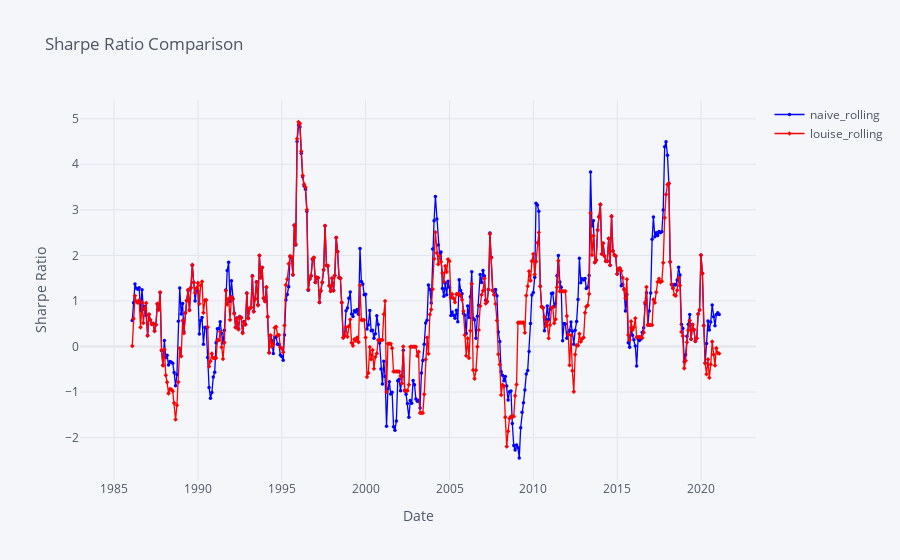

The notebook cell saved with this chart:
### Markdown cell above
The Sharpe Ratio measures an investment’s returns relative to the risk. A higher sharpe ratio is considered better as it indicates optimisation and high return relative to the risk. If we analyse the chart below, we notice that the sharpe ratio is higher for the naive strategy than it is for Louise's strategy indicating that the return is better relative to the risk. This enforces our explanation of Louise’s strategy not being on the efficient frontier as it is not risk-return optimised.

### Code cell
louiseDf['louise_rolling'] = louiseDf['R-RF'].rolling(12).mean() / louiseDf['R-RF'].rolling(12).std() * np.sqrt(12) 
louiseDf['louise_rolling'].dropna()
plotdf = louiseDf[['Date','louise_rolling']]
plotdf.set_index("Date")
finalplot = pd.merge(plotdf,sharpe_plot,on = 'Date',how = 'inner')
finalplot = finalplot.set_index("Date")
print(finalplot)
plyo.iplot(  
    finalplot[['naive_rolling','louise_rolling']].iplot(asFigure=True,
                                                 title='Sharpe Ratio Comparison',  
             xTitle='Date',  
             yTitle='Sharpe Ratio',
                                                 mode={'naive_rolling': 'lines+markers', 'louise_rolling': 'lines+markers'},  
             symbol={'naive_rolling': 'circle', 'louise_rolling': 'diamond'},  
             size=3.5,  
             colors={'naive_rolling': 'blue', 'louise_rolling': 'red'}, ),)

### Figure 1 — Plotly figure (JSON) as saved in the notebook; plotly's stock layout.template omitted (floating-point values rounded to 4 significant figures; data arrays with more than 128 entries replaced by an {"elided": "..."} marker saying what was removed)
{"data": [{"line": {"color": "blue", "dash": "solid", "shape": "linear", "width": 1.3}, "marker": {"size": 3.5, "symbol": "circle"}, "mode": "lines+markers", "name": "naive_rolling", "text": "", "type": "scatter", "x": {"elided": "432 str values"}, "y": {"elided": "432 mixed values"}}, {"line": {"color": "red", "dash": "solid", "shape": "linear", "width": 1.3}, "marker": {"size": 3.5, "symbol": "diamond"}, "mode": "lines+markers", "name": "louise_rolling", "text": "", "type": "scatter", "x": {"elided": "432 str values"}, "y": {"elided": "432 mixed values"}}], "layout": {"legend": {"bgcolor": "#F5F6F9", "font": {"color": "#4D5663"}}, "paper_bgcolor": "#F5F6F9", "plot_bgcolor": "#F5F6F9", "title": {"font": {"color": "#4D5663"}, "text": "Sharpe Ratio Comparison"}, "xaxis": {"gridcolor": "#E1E5ED", "showgrid": true, "tickfont": {"color": "#4D5663"}, "title": {"font": {"color": "#4D5663"}, "text": "Date"}, "zerolinecolor": "#E1E5ED"}, "yaxis": {"gridcolor": "#E1E5ED", "showgrid": true, "tickfont": {"color": "#4D5663"}, "title": {"font": {"color": "#4D5663"}, "text": "Sharpe Ratio"}, "zerolinecolor": "#E1E5ED"}}}
